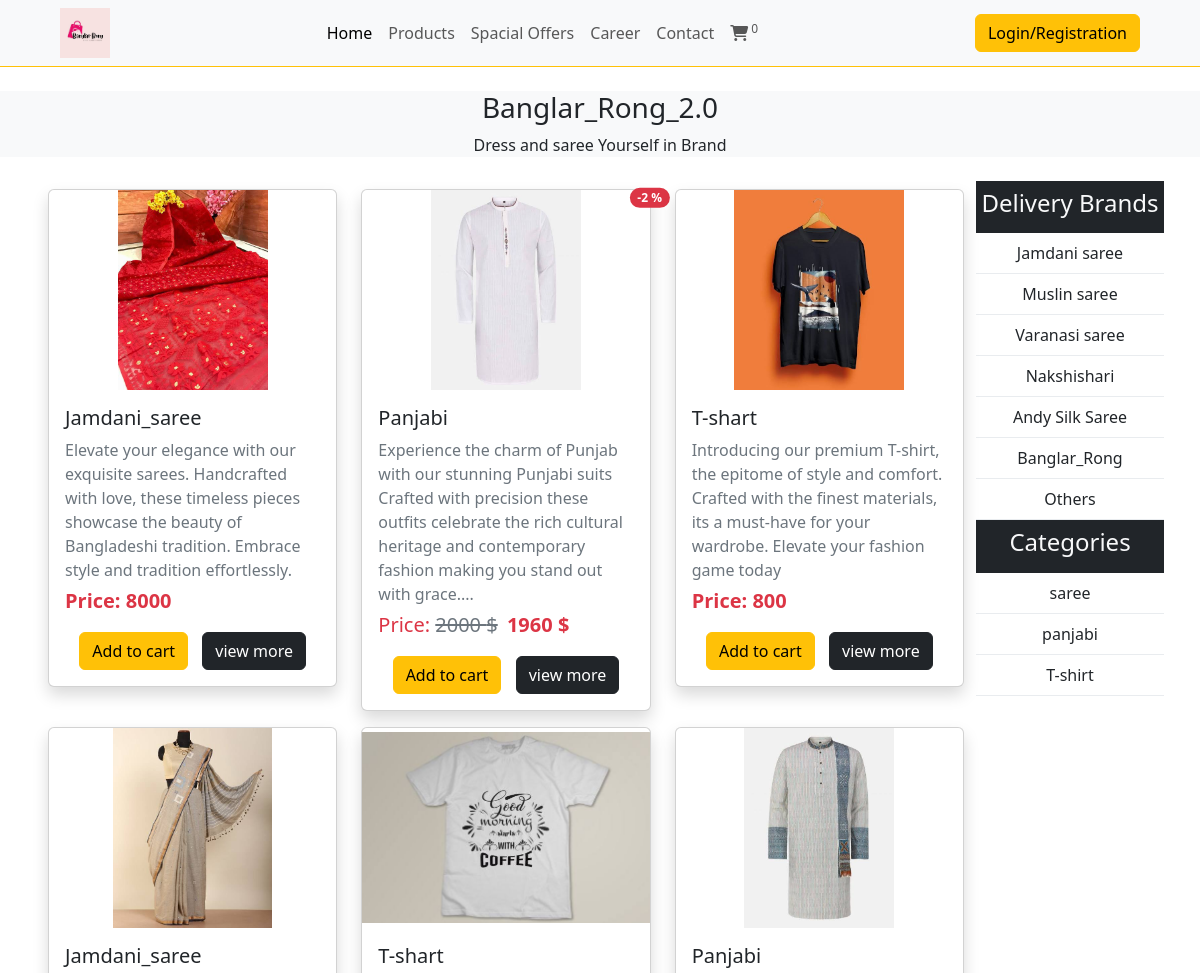
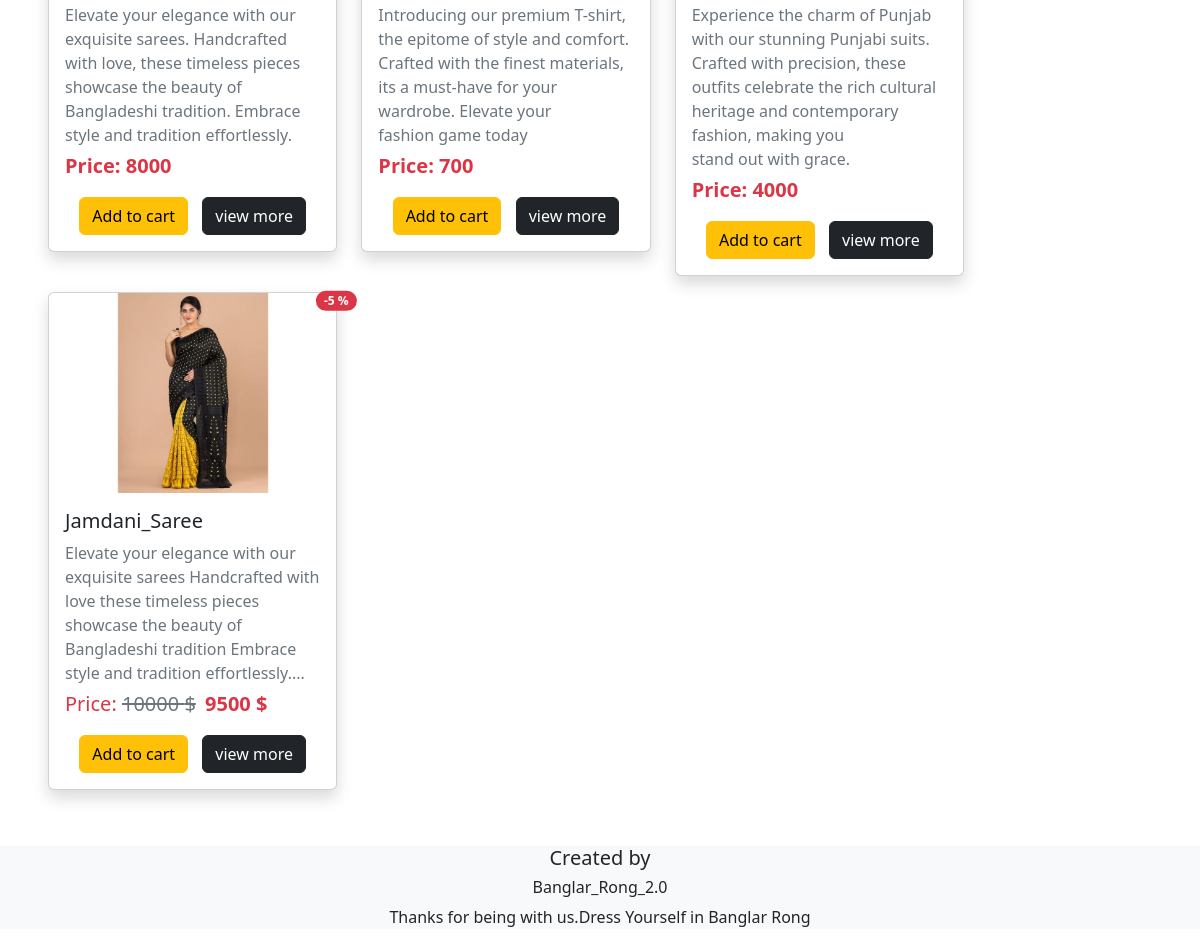
The page / on the database its author committed (2 pictures, top to bottom).
### tables this page shows
CREATE TABLE `products` (
  `product_id` int(11) NOT NULL,
  `product_title` varchar(100) NOT NULL,
  `product_description` varchar(255) NOT NULL,
  `product_keywords` varchar(255) NOT NULL,
  `category_id` int(11) NOT NULL,
  `brand_id` int(11) NOT NULL,
  `product_image1` varchar(255) NOT NULL,
  `product_image2` varchar(255) NOT NULL,
  `product_image3` varchar(255) NOT NULL,
  `product_price` varchar(100) NOT NULL,
  `specialOffers` tinyint(1) NOT NULL,
  `offerRate` int(11) NOT NULL,
  `date` timestamp NOT NULL DEFAULT current_timestamp() ON UPDATE current_timestamp(),
  `status` varchar(100) NOT NULL
);

CREATE TABLE `brands` (
  `brand_id` int(11) NOT NULL,
  `brand_title` varchar(100) NOT NULL
);

CREATE TABLE `categories` (
  `category_id` int(11) NOT NULL,
  `category_title` varchar(100) NOT NULL
);

### functions/common_function.php (the view, shortened to what this page needs)
<?php
 include('./includes/connect.php');
 function limit_words($string, $word_limit)
 {
     $words = str_word_count($string, 1);
     return implode(" ",array_splice($words,0,$word_limit));
 }
 function getproducts(){
    global $con;
    $select_query = "Select * from `products` order by rand() LIMIT 0,9";
$result_query = mysqli_query($con, $select_query);
while ($row = mysqli_fetch_assoc($result_query)) {
    $product_id = $row['product_id'];
    $product_title = $row['product_title'];
    $product_description = $row['product_description'];
    $product_image1 = $row['product_image1'];
    $product_price = $row['product_price'];
    $offerRate = $row['offerRate'];
    $text = limit_words($product_description,100);
    echo "<div class='col-md-4 my-2 '>
          <div class='card shadow d-flex justify-content-center'>";
          if(intval($offerRate)>0){
            echo "<span class='position-absolute  top-0 start-100 translate-middle badge rounded-pill bg-danger mt-2 right-0 rounded'>-$offerRate %
            </span>
            <img src='./admin_area/product_images/$product_image1' class='card-img-top' alt='$product_title'>
          <div class='card-body'>
            <h5 class='card-title'>$product_title</h5>
            <p class='card-text text-secondary mb-1'>$text....</p>
            <p class='card-text text-danger fs-5  mt-0 '>Price: <span class='text-decoration-line-through text-secondary me-1 '> $product_price $</span> <span class='fw-bold'>";
            echo $product_price-(($product_price*$offerRate)/100);
            echo " $</span>
            <div class='d-flex justify-content-sm-evenly'>
            <a  name='add_to_cart mr-2' onclick='addCart($product_id )' class='btn btn-warning '>Add to cart</a>
            <a href='product.php?id=$product_id' class='btn btn-dark'>view more</a>
            </div>
          </div>
       </div>
       </div>";
          }else{
echo  "<img src='./admin_area/product_images/$product_image1' class='card-img-top' alt='$product_title'>
<div class='card-body'>
  <h5 class='card-title'>$product_title</h5>
  <p class='card-text text-secondary mb-1'>$product_description</p>
  <p class='card-text text-danger fs-5 fw-bold  mt-0 '>Price: $product_price
  <div class='d-flex justify-content-sm-evenly'>
  <a  name='add_to_cart mr-2' onclick='addCart($product_id )' class='btn btn-warning '>Add to cart</a>
  <a href='#' class='btn btn-dark'>view more</a>
  </div>
</div>
</div>
</div>";
          }
}
 }
 function getbrands(){
    global $con;
    $select_brands="Select * from `brands`";
    $result_brands=mysqli_query($con,$select_brands);
    while($row_data=mysqli_fetch_assoc($result_brands)){
      $brand_title=$row_data['brand_title'];
      $brand_id=$row_data['brand_id'];
      echo " <li class='nav-item border-light-subtle border-bottom navHover'>
      <a href='index.php?brand=$brand_id' class='nav-link text-dark '>$brand_title</a>
      </li>";
    }
 }
 function getcategories(){
    global $con;
    $select_categories="Select * from `categories`";
    $result_categories=mysqli_query($con,$select_categories);
    while($row_data=mysqli_fetch_assoc($result_categories)){
      $category_title=$row_data['category_title'];
      $category_id=$row_data['category_id'];
      echo " <li class='nav-item border-bottom border-light-subtle'>
      <a href='index.php?category=$category_id' class='nav-link text-dark'>$category_title</a>
      </li>";
    }
 }
?>

### style.css (style rules this page uses)
* { margin: 0; padding: 0; box-sizing: border-box; }
.card-img-top { width: 100%; height: 200px; object-fit: contain; }
.nav-item { cursor: pointer; }

### rows shown on the page
products: product_image1 (picture), product_title "Jamdani_saree", product_description "Elevate your elegance with our exquisite sarees. Handcrafted with love, these timeless pieces showcase the beauty of Bangladeshi tradition. Embrace style and tradition effortlessly.", product_price "8000"
products: offerRate "2", product_image1+product_title (picture), product_title "Panjabi", product_description "Experience the charm of Punjab with our stunning Punjabi suits Crafted with precision these outfits celebrate the rich cultural heritage and contemporary fashion making you stand out with grace", product_price "2000", $product_price-(($product_price*$offerRate)/100) "1960"
products: product_image1+product_title (picture), product_title "T-shart", product_description "Introducing our premium T-shirt, the epitome of style and comfort. Crafted with the finest materials, its a must-have for your wardrobe. Elevate your fashion game today", product_price "800"
products: product_image1 (picture), product_title "Jamdani_saree", product_description "Elevate your elegance with our exquisite sarees. Handcrafted with love, these timeless pieces showcase the beauty of Bangladeshi tradition. Embrace style and tradition effortlessly.", product_price "8000"
products: product_image1+product_title (picture), product_title "T-shart", product_description "Introducing our premium T-shirt, the epitome of style and comfort. Crafted with the finest materials, its a must-have for your wardrobe. Elevate your fashion game today", product_price "700"
products: product_image1+product_title (picture), product_title "Panjabi", product_description "Experience the charm of Punjab with our stunning Punjabi suits. Crafted with precision, these outfits celebrate the rich cultural heritage and contemporary fashion, making you stand out with grace.", product_price "4000"
products: offerRate "5", product_image1 (picture), product_title "Jamdani_Saree", product_description "Elevate your elegance with our exquisite sarees Handcrafted with love these timeless pieces showcase the beauty of Bangladeshi tradition Embrace style and tradition effortlessly", product_price "10000", $product_price-(($product_price*$offerRate)/100) "9500"
brands: brand_title "Jamdani saree"
brands: brand_title "Muslin saree"
brands: brand_title "Varanasi saree"
brands: brand_title "Nakshishari"
brands: brand_title "Andy Silk Saree"
brands: brand_title "Banglar_Rong"
brands: brand_title "Others"
categories: category_title "saree"
categories: category_title "panjabi"
categories: category_title "T-shirt"

### other values the page prints
$numberOfProducts "0"
